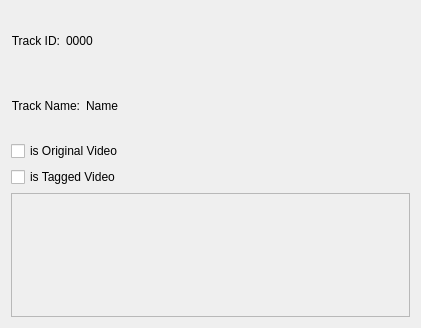
<?xml version="1.0" encoding="UTF-8"?>
<ui version="4.0">
 <class>VideoTrackFilterEditWidget</class>
 <widget class="QWidget" name="VideoTrackFilterEditWidget">
  <property name="geometry">
   <rect>
    <x>0</x>
    <y>0</y>
    <width>421</width>
    <height>328</height>
   </rect>
  </property>
  <property name="windowTitle">
   <string>Form</string>
  </property>
  <layout class="QGridLayout" name="gridLayout_2">
   <item row="0" column="0">
    <layout class="QVBoxLayout" name="verticalLayout">
     <item>
      <layout class="QGridLayout" name="gridLayout">
       <item row="0" column="0">
        <widget class="QLabel" name="label">
         <property name="text">
          <string>Track ID:</string>
         </property>
         <property name="alignment">
          <set>Qt::AlignRight|Qt::AlignTrailing|Qt::AlignVCenter</set>
         </property>
        </widget>
       </item>
       <item row="0" column="1" colspan="2">
        <widget class="QLabel" name="lblTrackID">
         <property name="sizePolicy">
          <sizepolicy hsizetype="Expanding" vsizetype="Preferred">
           <horstretch>0</horstretch>
           <verstretch>0</verstretch>
          </sizepolicy>
         </property>
         <property name="text">
          <string>0000</string>
         </property>
        </widget>
       </item>
       <item row="1" column="0" colspan="2">
        <widget class="QLabel" name="label_3">
         <property name="text">
          <string>Track Name:</string>
         </property>
         <property name="alignment">
          <set>Qt::AlignRight|Qt::AlignTrailing|Qt::AlignVCenter</set>
         </property>
        </widget>
       </item>
       <item row="1" column="2">
        <widget class="QLabel" name="lblTrackName">
         <property name="sizePolicy">
          <sizepolicy hsizetype="Expanding" vsizetype="Preferred">
           <horstretch>0</horstretch>
           <verstretch>0</verstretch>
          </sizepolicy>
         </property>
         <property name="text">
          <string>Name</string>
         </property>
        </widget>
       </item>
      </layout>
     </item>
     <item>
      <widget class="QCheckBox" name="checkBox_isOriginalVideo">
       <property name="text">
        <string>is Original Video</string>
       </property>
      </widget>
     </item>
     <item>
      <widget class="QCheckBox" name="checkBox_isTaggedVideo">
       <property name="text">
        <string>is Tagged Video</string>
       </property>
      </widget>
     </item>
     <item>
      <widget class="DialogComponents_BoxExperCohortAnimalIDs" name="frame_BoxExperCohortAnimalIDs">
       <property name="frameShape">
        <enum>QFrame::StyledPanel</enum>
       </property>
       <property name="frameShadow">
        <enum>QFrame::Raised</enum>
       </property>
      </widget>
     </item>
    </layout>
   </item>
  </layout>
 </widget>
 <customwidgets>
  <customwidget>
   <class>DialogComponents_BoxExperCohortAnimalIDs</class>
   <extends>QFrame</extends>
   <header location="global">GUI.UI.DialogComponents.DialogComponents_BoxExperCohortAnimalIDs</header>
   <container>1</container>
  </customwidget>
 </customwidgets>
 <resources/>
 <connections/>
</ui>
